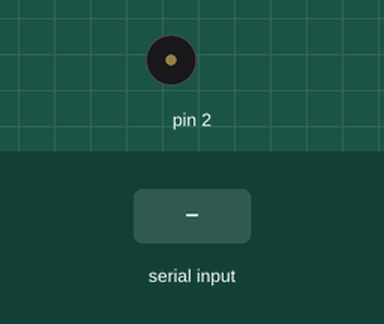
Recording of a sketch running on a simulated Arduino Uno, built with avr-gcc and run on an emulated ATmega328P. Parts: buzzer (waves = sounding). The test bench sets the inputs (shaded band).

Above: at 1.2 s.
1.3 s: "90,45\n" received over Serial
At 2.8 s:
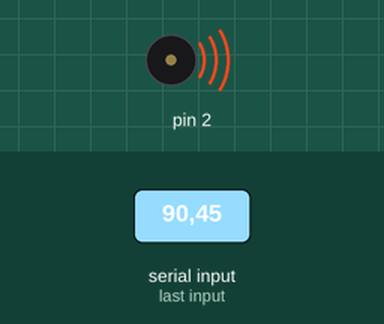
Timing chart, 0 to 4.3 s (numbered marks = the images above; inputs shaded):
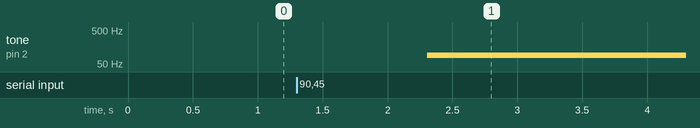

Measured:
- after the input at 1.3 s, tone on pin 2: silent → 90 Hz after 1.0 s

The sketch:

ArduinoUNO_Sketch.ino
```cpp
String serialValue = "";
int N;

void setup() {
  pinMode(2, OUTPUT);
  Serial.begin(9600,SERIAL_8N1); // opens serial port, sets
}

void loop() {
  if (Serial.available())
  {
    serialValue = Serial.readString();
    N = serialValue.toInt();

    tone(2, N);

    if (N < 10)
    {
      noTone(7);
    }
  }
}
```
